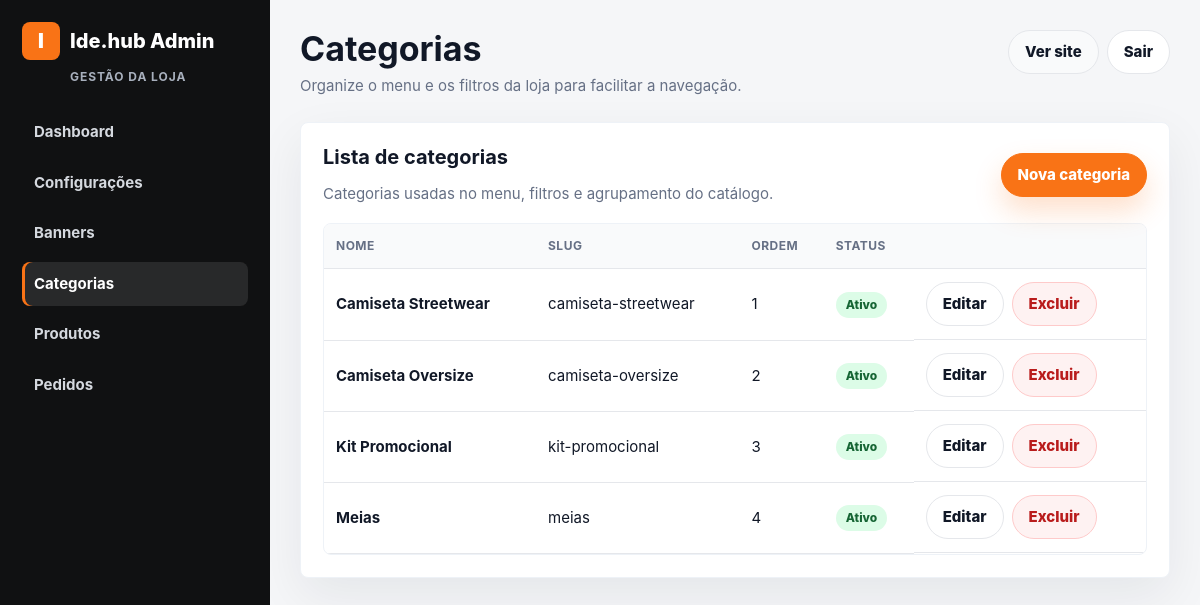
Screenshot of /admin/categories/index.php (signed in) with the database file from the repository.
### tables this page shows
CREATE TABLE IF NOT EXISTS categories (
  id INT UNSIGNED AUTO_INCREMENT PRIMARY KEY,
  name VARCHAR(160) NOT NULL,
  slug VARCHAR(180) NOT NULL UNIQUE,
  display_order INT NOT NULL DEFAULT 0,
  active TINYINT(1) NOT NULL DEFAULT 1,
  created_at TIMESTAMP DEFAULT CURRENT_TIMESTAMP,
  updated_at TIMESTAMP DEFAULT CURRENT_TIMESTAMP ON UPDATE CURRENT_TIMESTAMP,
  INDEX idx_categories_active_order (active, display_order)
);

### includes/helpers.php (called while the page is built, shortened)
<?php
function e(?string $value): string
{
    return htmlspecialchars((string) $value, ENT_QUOTES, 'UTF-8');
}
function app_base_url(): string
{
    $scriptName = trim((string) ($_SERVER['SCRIPT_NAME'] ?? ''), '/');
    $segments = $scriptName === '' ? [] : explode('/', $scriptName);
    $firstSegment = $segments[0] ?? '';
    return '';
}
function app_url(string $path = ''): string
{
    $base = app_base_url();
    $cleanPath = '/' . ltrim($path, '/');
    return $base . ($cleanPath === '/' ? '' : $cleanPath);
}

### config/database.php (called while the page is built, shortened)
<?php
function db(): PDO
{
    static $pdo = null;
    if ($pdo instanceof PDO) {
        return $pdo;
    }
    $dsn = sprintf('mysql:host=%s;dbname=%s;charset=%s', DB_HOST, DB_NAME, DB_CHARSET);
    $pdo = new PDO($dsn, DB_USER, DB_PASS, [
        PDO::ATTR_ERRMODE => PDO::ERRMODE_EXCEPTION,
        PDO::ATTR_DEFAULT_FETCH_MODE => PDO::FETCH_ASSOC,
        PDO::ATTR_EMULATE_PREPARES => false,
    ]);
    return $pdo;
}

### models/Category.php (called while the page is built, shortened)
<?php
require_once __DIR__ . '/../config/database.php';
final class Category
{
    public static function all(bool $activeOnly = false): array
    {
        $sql = 'SELECT * FROM categories';
        $sql .= ' ORDER BY display_order ASC, name ASC';
        return db()->query($sql)->fetchAll();
    }
}

### admin/categories/index.php (the view, shortened to what this page needs)
<?php
require_once __DIR__ . '/../../models/Category.php';
$categories = Category::all();
require __DIR__ . '/../../includes/layout/header.php';
?>
<div class="card">
    <div class="card-header">
        <div>
            <h2 class="section-title">Lista de categorias</h2>
            <p class="muted">Categorias usadas no menu, filtros e agrupamento do catálogo.</p>
        </div>
        <a class="btn btn-primary" href="<?= e(app_url('/admin/categories/create.php')) ?>">Nova categoria</a>
    </div>
    <?php if (!$categories): ?>
        <div class="empty-state">
            <h3 class="section-title">Nenhuma categoria cadastrada</h3>
            <p class="muted">Crie categorias para deixar o catálogo mais claro e fácil de filtrar.</p>
            <a class="btn btn-primary" href="<?= e(app_url('/admin/categories/create.php')) ?>">Criar categoria</a>
        </div>
    <?php else: ?>
        <div class="table-wrap">
            <table>
                <thead><tr><th>Nome</th><th>Slug</th><th>Ordem</th><th>Status</th><th></th></tr></thead>
                <tbody>
                <?php foreach ($categories as $category): ?>
                    <tr>
                        <td><strong><?= e($category['name']) ?></strong></td>
                        <td><?= e($category['slug']) ?></td>
                        <td><?= (int) $category['display_order'] ?></td>
                        <td><span class="badge <?= $category['active'] ? 'badge-on' : 'badge-off' ?>"><?= $category['active'] ? 'Ativo' : 'Inativo' ?></span></td>
                        <td class="actions">
                            <a class="btn" href="<?= e(app_url('/admin/categories/edit.php?id=' . (int) $category['id'])) ?>">Editar</a>
                            <form method="post" action="<?= e(app_url('/admin/categories/delete.php')) ?>" onsubmit="return confirm('Excluir esta categoria? Produtos vinculados ficarão sem categoria.')">
                                <button class="btn btn-danger" type="submit">Excluir</button>
                            </form>
                        </td>
                    </tr>
                <?php endforeach; ?>
                </tbody>
            </table>
        </div>
    <?php endif; ?>
</div>
<?php require __DIR__ . '/../../includes/layout/footer.php'; ?>

### includes/layout/header.php (style rules this page uses)
:root { --orange: #f97316; --orange-strong: #ea580c; --ink: #111827; --muted: #667085; --line: #e5e7eb; --soft-line: #eef2f7; --bg: #f5f6f8; --surface: #ffffff; --surface-soft: #f9fafb; --success-bg: #dcfce7; --success-text: #166534; --danger-bg: #fef2f2; --danger-text: #991b1b; --radius: 8px; --shadow: 0 18px 50px rgba(15, 23, 42, .07); }
* { box-sizing: border-box; }
body { margin: 0; font-family: Inter, ui-sans-serif, system-ui, -apple-system, BlinkMacSystemFont, "Segoe UI", sans-serif; color: var(--ink); background: var(--bg); font-size: 15px; line-height: 1.5; }
a { color: inherit; text-decoration: none; }
button, input, textarea, select { font: inherit; }
button, .btn, input, textarea, select { touch-action: manipulation; }
.muted { color: var(--muted); }
.card { background: var(--surface); border: 1px solid var(--soft-line); border-radius: var(--radius); padding: 22px; box-shadow: var(--shadow); }
.card h2 { margin: 0 0 14px; font-size: 20px; line-height: 1.2; }
.section-title { margin: 0; font-size: 18px; }
.card-header { display: flex; justify-content: space-between; align-items: center; gap: 16px; margin-bottom: 18px; }
.card-header p { margin: 4px 0 0; }
.btn { display: inline-flex; align-items: center; justify-content: center; gap: 8px; min-height: 44px; padding: 0 16px; border-radius: 999px; border: 1px solid var(--line); background: #fff; cursor: pointer; font-weight: 800; transition: transform .18s ease, box-shadow .18s ease, background .18s ease, border-color .18s ease; }
.btn-primary { border-color: var(--orange); background: var(--orange); color: #fff; box-shadow: 0 14px 28px rgba(249, 115, 22, .22); }
.btn-danger { border-color: #fecaca; background: var(--danger-bg); color: #b91c1c; }
.actions { display: flex; gap: 8px; flex-wrap: wrap; }
table { width: 100%; border-collapse: collapse; }
th, td { padding: 13px 12px; border-bottom: 1px solid var(--line); text-align: left; vertical-align: middle; }
th { font-size: 12px; text-transform: uppercase; letter-spacing: .04em; color: var(--muted); background: var(--surface-soft); }
.badge { display: inline-flex; align-items: center; min-height: 26px; padding: 4px 10px; border-radius: 999px; font-size: 12px; font-weight: 800; background: #f3f4f6; color: #374151; }
.badge-on { background: var(--success-bg); color: var(--success-text); }
.table-wrap { width: 100%; overflow-x: auto; border-radius: var(--radius); border: 1px solid var(--soft-line); }
.table-wrap table { min-width: 740px; }

### rows the page displays
categories: name "Camiseta Streetwear", slug "camiseta-streetwear", display_order "1", active "Ativo"
categories: name "Camiseta Oversize", slug "camiseta-oversize", display_order "2", active "Ativo"
categories: name "Kit Promocional", slug "kit-promocional", display_order "3", active "Ativo"
categories: name "Meias", slug "meias", display_order "4", active "Ativo"

### other values shown
$pageTitle "Categorias"
$pageSubtitle "Organize o menu e os filtros da loja para facilitar a navegação."
